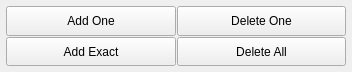
<?xml version="1.0" encoding="UTF-8"?>
<ui version="4.0">
 <class>FormPreOrderActionButton</class>
 <widget class="QWidget" name="FormPreOrderActionButton">
  <property name="geometry">
   <rect>
    <x>0</x>
    <y>0</y>
    <width>352</width>
    <height>72</height>
   </rect>
  </property>
  <property name="minimumSize">
   <size>
    <width>0</width>
    <height>0</height>
   </size>
  </property>
  <property name="windowTitle">
   <string>Form</string>
  </property>
  <layout class="QHBoxLayout" name="horizontalLayout">
   <property name="leftMargin">
    <number>6</number>
   </property>
   <property name="topMargin">
    <number>6</number>
   </property>
   <property name="rightMargin">
    <number>6</number>
   </property>
   <property name="bottomMargin">
    <number>6</number>
   </property>
   <item>
    <layout class="QGridLayout" name="gridLayout">
     <property name="spacing">
      <number>1</number>
     </property>
     <item row="0" column="0">
      <widget class="QPushButton" name="pushButtonAddOne">
       <property name="sizePolicy">
        <sizepolicy hsizetype="Expanding" vsizetype="Expanding">
         <horstretch>0</horstretch>
         <verstretch>0</verstretch>
        </sizepolicy>
       </property>
       <property name="minimumSize">
        <size>
         <width>0</width>
         <height>0</height>
        </size>
       </property>
       <property name="maximumSize">
        <size>
         <width>16777215</width>
         <height>16777215</height>
        </size>
       </property>
       <property name="text">
        <string>Add One</string>
       </property>
      </widget>
     </item>
     <item row="0" column="1">
      <widget class="QPushButton" name="pushButtonDeleteOne">
       <property name="sizePolicy">
        <sizepolicy hsizetype="Expanding" vsizetype="Expanding">
         <horstretch>0</horstretch>
         <verstretch>0</verstretch>
        </sizepolicy>
       </property>
       <property name="minimumSize">
        <size>
         <width>0</width>
         <height>0</height>
        </size>
       </property>
       <property name="maximumSize">
        <size>
         <width>16777215</width>
         <height>16777215</height>
        </size>
       </property>
       <property name="text">
        <string>Delete One</string>
       </property>
      </widget>
     </item>
     <item row="1" column="0">
      <widget class="QPushButton" name="pushButtonAddExact">
       <property name="sizePolicy">
        <sizepolicy hsizetype="Expanding" vsizetype="Expanding">
         <horstretch>0</horstretch>
         <verstretch>0</verstretch>
        </sizepolicy>
       </property>
       <property name="minimumSize">
        <size>
         <width>0</width>
         <height>0</height>
        </size>
       </property>
       <property name="maximumSize">
        <size>
         <width>16777215</width>
         <height>16777215</height>
        </size>
       </property>
       <property name="text">
        <string>Add Exact</string>
       </property>
      </widget>
     </item>
     <item row="1" column="1">
      <widget class="QPushButton" name="pushButtonDeleteAll">
       <property name="sizePolicy">
        <sizepolicy hsizetype="Expanding" vsizetype="Expanding">
         <horstretch>0</horstretch>
         <verstretch>0</verstretch>
        </sizepolicy>
       </property>
       <property name="minimumSize">
        <size>
         <width>0</width>
         <height>0</height>
        </size>
       </property>
       <property name="maximumSize">
        <size>
         <width>16777215</width>
         <height>16777215</height>
        </size>
       </property>
       <property name="text">
        <string>Delete All</string>
       </property>
      </widget>
     </item>
    </layout>
   </item>
  </layout>
 </widget>
 <resources/>
 <connections/>
</ui>
